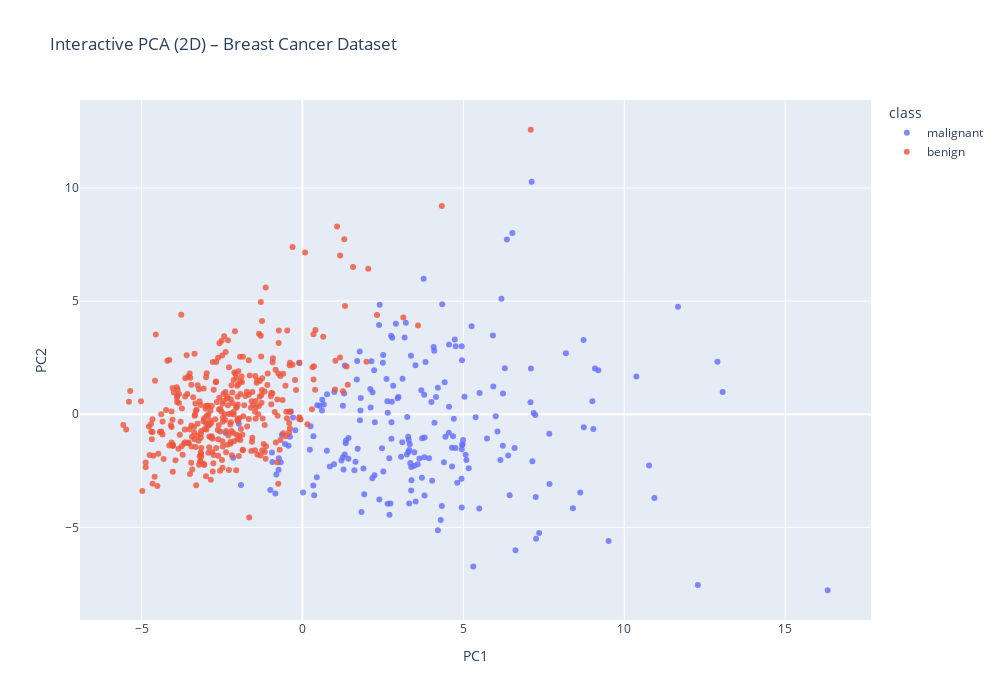

The cell this chart's notebook holds for it:
### Code cell
import plotly.express as px

# Prepare dataframe for Plotly
df = pd.DataFrame(X_bc_pca, columns=["PC1", "PC2"])
y = data.target
df["class"] = [target_names[label] for label in y]  # assign class labels as strings

# Create interactive plot
fig = px.scatter(
    df,
    x="PC1", y="PC2",
    color="class",
    title="Interactive PCA (2D) – Breast Cancer Dataset",
    width=1000,     # ✅ Width of plot in pixels
    height=700,     # ✅ Height of plot in pixels
    opacity=0.8
)

fig.show()

### Figure 1 — Plotly figure (JSON) as saved in the notebook; plotly's stock layout.template omitted (floating-point values rounded to 4 significant figures; data arrays with more than 128 entries replaced by an {"elided": "..."} marker saying what was removed)
{"data": [{"hovertemplate": "class=malignant<br>PC1=%{x}<br>PC2=%{y}<extra></extra>", "legendgroup": "malignant", "marker": {"color": "#636efa", "opacity": 0.8, "symbol": "circle"}, "mode": "markers", "name": "malignant", "orientation": "v", "showlegend": true, "type": "scatter", "x": {"elided": "212 float values"}, "xaxis": "x", "y": {"elided": "212 float values"}, "yaxis": "y"}, {"hovertemplate": "class=benign<br>PC1=%{x}<br>PC2=%{y}<extra></extra>", "legendgroup": "benign", "marker": {"color": "#EF553B", "opacity": 0.8, "symbol": "circle"}, "mode": "markers", "name": "benign", "orientation": "v", "showlegend": true, "type": "scatter", "x": {"elided": "357 float values"}, "xaxis": "x", "y": {"elided": "357 float values"}, "yaxis": "y"}], "layout": {"height": 700, "legend": {"title": {"text": "class"}, "tracegroupgap": 0}, "title": {"text": "Interactive PCA (2D) – Breast Cancer Dataset"}, "width": 1000, "xaxis": {"anchor": "y", "domain": [0, 1], "title": {"text": "PC1"}}, "yaxis": {"anchor": "x", "domain": [0, 1], "title": {"text": "PC2"}}}}
